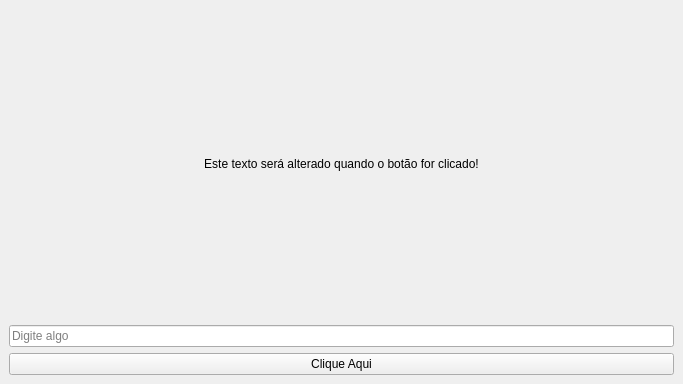
<?xml version="1.0" encoding="UTF-8"?>
<ui version="4.0">
    <class>Form</class>
    <widget class="QWidget" name="Form">
        <property name="geometry">
            <rect>
                <x>0</x>
                <y>0</y>
                <width>683</width>
                <height>384</height>
            </rect>
        </property>
        <property name="windowTitle">
            <string>Lendo arquivo de interface do tipo QWidget e utilizando o connect()</string>
        </property>
        <property name="windowIcon">
            <iconset>
                <normaloff>../../assets/icons/icon.png</normaloff>../../assets/icons/icon.png
            </iconset>
        </property>
        <layout class="QVBoxLayout" name="verticalLayout">
            <property name="spacing">
                <number>6</number>
            </property>
            <property name="leftMargin">
                <number>9</number>
            </property>
            <property name="topMargin">
                <number>9</number>
            </property>
            <property name="rightMargin">
                <number>9</number>
            </property>
            <property name="bottomMargin">
                <number>9</number>
            </property>
            <item>
                <widget class="QLabel" name="label">
                    <property name="text">
                        <string>Este texto será alterado quando o botão for clicado!</string>
                    </property>
                    <property name="alignment">
                        <set>Qt::AlignCenter</set>
                    </property>
                </widget>
            </item>
            <item>
                <widget class="QLineEdit" name="line_edit">
                    <property name="placeholderText">
                        <string>Digite algo</string>
                    </property>
                </widget>
            </item>
            <item>
                <widget class="QPushButton" name="push_button">
                    <property name="text">
                        <string>Clique Aqui</string>
                    </property>
                </widget>
            </item>
        </layout>
    </widget>
    <resources/>
    <connections/>
</ui>
